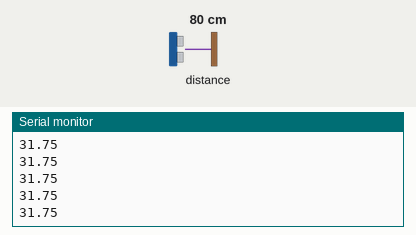
A sketch run on a simulated Arduino Uno, built with avr-gcc and run on an emulated ATmega328P. On the bench: the last lines printed to the serial monitor. Wiring (inferred from the names in the program): ultrasonic range finder: trigger pin 2; echo pin 0. Inputs (shaded band) come from the test bench; at power-on: distance to the obstacle 80 cm. The echo pulse lasts 58.3 µs per cm.

Above: at 1.2 s.
1.3 s: distance to the obstacle set to 2 cm
At 1.73 s:
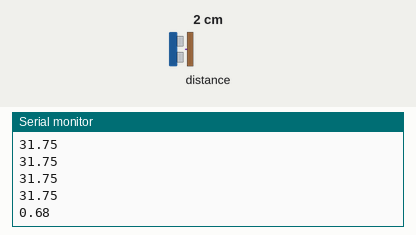
2.8 s: distance to the obstacle set to 4 cm
At 3.0 s:
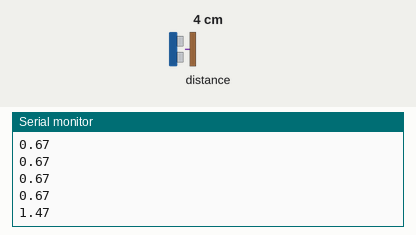
Timing chart, 0 to 5.8 s (numbered marks = the images above; inputs shaded):
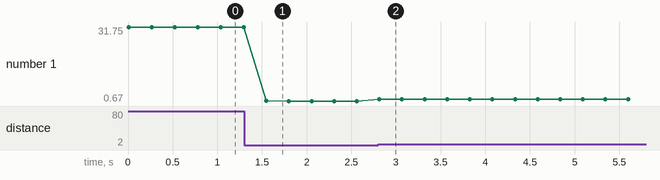

The sketch:

Ultra_final.ino
```cpp
int trigPin=2; ////D4
int echoPin=0;  //D3
float pingTime;  //time for ping to travel from sensor to target and return
float targetDistance; //Distance to Target in inches
float speedOfSound=776.5; //Speed of sound in miles per hour when temp is 77 degrees.

void setup() {

Serial.begin(9600);
pinMode(trigPin, OUTPUT);
pinMode(echoPin, INPUT);

}

void loop() {

  digitalWrite(trigPin, LOW); //Set trigger pin low
  delayMicroseconds(2000); //Let signal settle
  digitalWrite(trigPin, HIGH); //Set trigPin high
  delayMicroseconds(15); //Delay in high state
  digitalWrite(trigPin, LOW); //ping has now been sent
  delayMicroseconds(10); //Delay in high state

  pingTime = pulseIn(echoPin, HIGH);  //pingTime is presented in microceconds
  pingTime=pingTime/1000000; //convert pingTime to seconds by dividing by 1000000 (microseconds in a second)
  pingTime=pingTime/3600; //convert pingtime to hourse by dividing by 3600 (seconds in an hour)
  targetDistance= speedOfSound * pingTime;  //This will be in miles, since speed of sound was miles per hour
  targetDistance=targetDistance/2; //Remember ping travels to target and back from target, so you must divide by 2 for actual target distance.
  targetDistance= targetDistance*63360;    //Convert miles to inches by multipling by 63360 (inches per mile)
  Serial.println(targetDistance);
  delay(250); //pause to let things settle


  }
```

Measured:
- after the input at 1.3 s, the serial monitor: prints a new line after 0.25 s (image 1)
- after the input at 2.8 s, the serial monitor: prints a new line at once (image 2)
- plotted number 1: 31.75 → 0.67 after the input at 1.3 s, 0.67 → 1.47 after the input at 2.8 s
